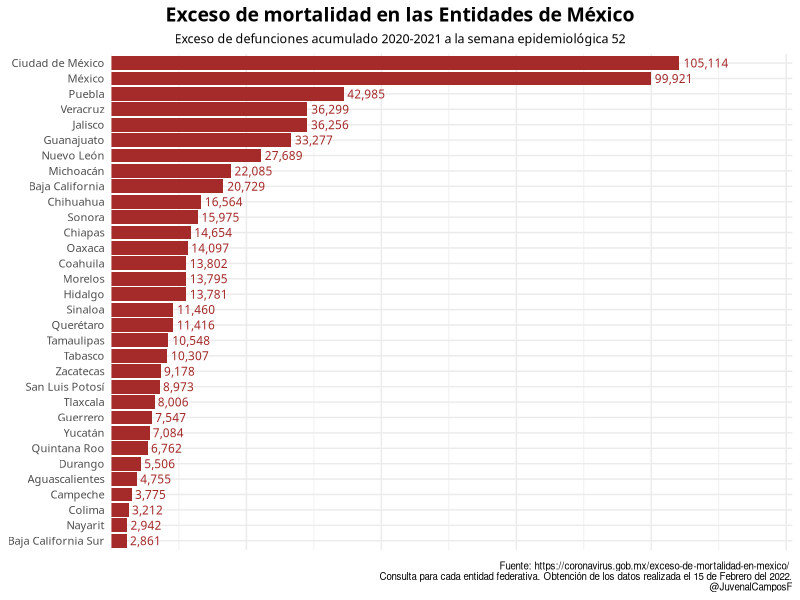
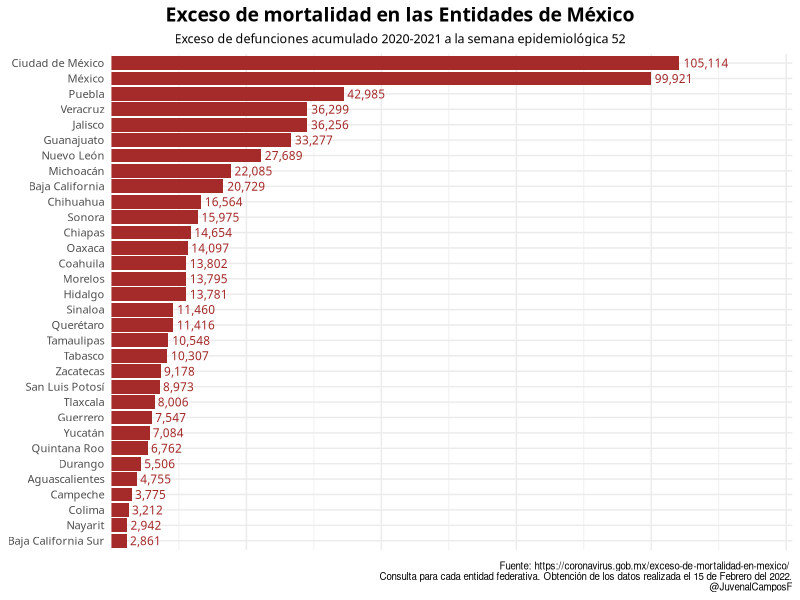

Recreate these plots in R, in order.
library(tidyverse)

# Datos:  -----------------------------------------------------------------
# em <- readxl::read_xlsx("../exceso_mortalidad.xlsx") %>%
#   mutate(ranking = rank(-tasa)) %>%
#   select(entidad,
#          muertes_en_exceso = valor,
#          tasa_por_cada_100_mil_habs = tasa,
#          ranking) %>%
#   filter(entidad != "Nacional")

em <- tibble::tribble(
        ~cve_ent,              ~entidad,       ~ent, ~year,  ~muertes_en_exceso,
            "01",      "Aguascalientes",      "AGS", 2021L,   4755L,
            "02",     "Baja California",       "BC", 2021L,  20729L,
            "03", "Baja California Sur",      "BCS", 2021L,   2861L,
            "04",            "Campeche",      "CAM", 2021L,   3775L,
            "05",            "Coahuila",     "COAH", 2021L,  13802L,
            "06",              "Colima",      "COL", 2021L,   3212L,
            "07",             "Chiapas",     "CHIS", 2021L,  14654L,
            "08",           "Chihuahua",     "CHIH", 2021L,  16564L,
            "09",    "Ciudad de México",     "CDMX", 2021L, 105114L,
            "10",             "Durango",      "DGO", 2021L,   5506L,
            "11",          "Guanajuato",      "GTO", 2021L,  33277L,
            "12",            "Guerrero",      "GRO", 2021L,   7547L,
            "13",             "Hidalgo",      "HGO", 2021L,  13781L,
            "14",             "Jalisco",      "JAL", 2021L,  36256L,
            "15",              "México",      "MEX", 2021L,  99921L,
            "16",           "Michoacán",     "MICH", 2021L,  22085L,
            "17",             "Morelos",      "MOR", 2021L,  13795L,
            "18",             "Nayarit",      "NAY", 2021L,   2942L,
            "19",          "Nuevo León",       "NL", 2021L,  27689L,
            "20",              "Oaxaca",      "OAX", 2021L,  14097L,
            "21",              "Puebla",      "PUE", 2021L,  42985L,
            "22",           "Querétaro",      "QRO", 2021L,  11416L,
            "23",        "Quintana Roo",     "QROO", 2021L,   6762L,
            "24",     "San Luis Potosí",      "SLP", 2021L,   8973L,
            "25",             "Sinaloa",      "SIN", 2021L,  11460L,
            "26",              "Sonora",      "SON", 2021L,  15975L,
            "27",             "Tabasco",      "TAB", 2021L,  10307L,
            "28",          "Tamaulipas",    "TAMPS", 2021L,  10548L,
            "29",            "Tlaxcala",     "TLAX", 2021L,   8006L,
            "30",            "Veracruz",      "VER", 2021L,  36299L,
            "31",             "Yucatán",      "YUC", 2021L,   7084L,
            "32",           "Zacatecas",      "ZAC", 2021L,   9178L,
            "00",            "Nacional", "Nacional", 2021L, 667240L
        ) %>%
  filter(entidad != "Nacional")


# Gráfica: ----
em %>%
  ggplot(aes(x = reorder(entidad, muertes_en_exceso),
             y = muertes_en_exceso)) +
  geom_col(fill = "brown") +
  geom_text(aes(label = prettyNum(muertes_en_exceso, big.mark = ",")),
            hjust = -0.1,
            family = "Mulish",
            size = 3,
            color = "brown") +
  coord_flip() +
  labs(x = NULL, y = NULL, title = "Exceso de mortalidad en las Entidades de México",
       subtitle = "Exceso de defunciones acumulado 2020-2021 a la semana epidemiológica 52",
       caption = "Fuente: https://coronavirus.gob.mx/exceso-de-mortalidad-en-mexico/ \nConsulta para cada entidad federativa. Obtención de los datos realizada el 15 de Febrero del 2022.\n@JuvenalCamposF") +
  scale_y_continuous(expand = expansion(c(0, 0.2), 0)) +
  theme_bw() +
  theme(axis.text.y = element_text(family = "Mulish", size = 8),
        axis.text.x = element_blank(),
        panel.border = element_blank(),
        axis.line = element_blank(),
        axis.ticks = element_blank(),
        plot.title = element_text(face = "bold",family = "Mulish", size = 14, hjust = 0.5),
        plot.title.position = "plot",
        plot.subtitle = element_text(family = "Mulish", size = 9, hjust = 0.5),
        plot.caption = element_text(size = 7))


# Guardamos ---------------------------------------------------------------
ggsave("grafica_exceso_mortalidad.png",
       height = 6,
       width = 5,
       dpi = 300,
       device = "png")
